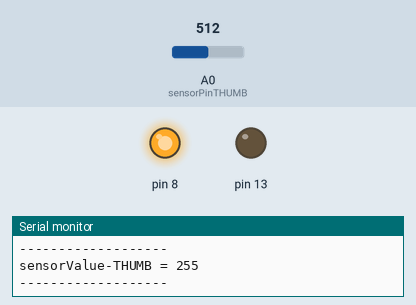
The sketch below on a simulated Arduino Uno, built with avr-gcc and run on an emulated ATmega328P. On the bench: output pins drawn as LEDs (lit = HIGH), the last lines printed to the serial monitor. Inputs (shaded band) come from the test bench; at power-on: A0 (sensorPinTHUMB) = 512.

Above: at 7.2 s.
7.3 s: A0 (sensorPinTHUMB) set to 106
8.8 s: A0 (sensorPinTHUMB) set to 87
At 9.8 s:
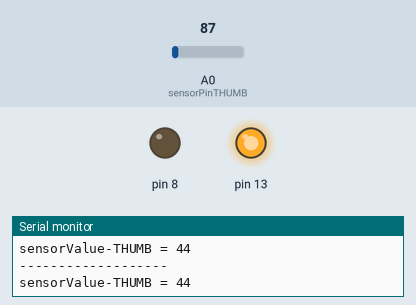
10.3 s: A0 (sensorPinTHUMB) set to 353
11.8 s: A0 (sensorPinTHUMB) set to 372
At 13.0 s:
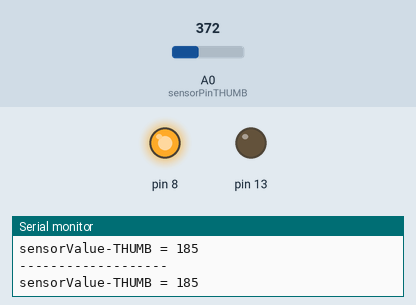
13.3 s: A0 (sensorPinTHUMB) set to 40
At 13.7 s:
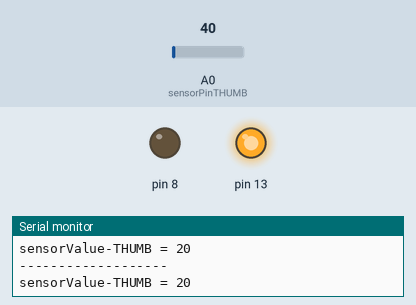
Timing chart, 0 to 15.8 s (numbered marks = the images above; inputs shaded):
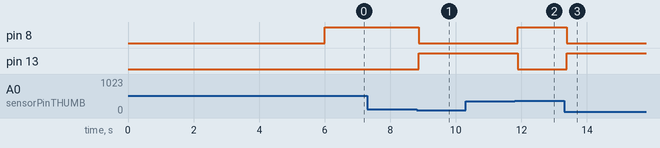

Measured:
- the behaviour switches between 99 and 98 on A0 (sensorPinTHUMB) (found by bisection; images 0 and 1)
- the behaviour switches between 362 and 363 on A0 (sensorPinTHUMB) (found by bisection; images 1 and 2)
- after the input at 8.8 s, pin 8: HIGH → LOW after 0.06 s; pin 13: LOW → HIGH after 0.06 s
- after the input at 11.8 s, pin 8: LOW → HIGH after 0.09 s; pin 13: HIGH → LOW after 0.09 s
- after the input at 13.3 s, pin 8: HIGH → LOW after 0.08 s; pin 13: LOW → HIGH after 0.08 s

The sketch:

sketch_sep27a.ino
```cpp
// These constants won't change:
const int sensorPinTHUMB = A0;    // pin that the THUMB flex sensor is attached to

// variables:
int sensorValueTHUMB = 0;
int sensorMaxTHUMB = 0;
int sensorMinTHUMB = 0;

// the sensor value
void setup() {
  pinMode(13,OUTPUT);
  pinMode(8,OUTPUT);
Serial.begin (9600);
 // calibrate during the first five seconds
 while (millis() < 5000) {
     sensorValueTHUMB = analogRead(sensorPinTHUMB);
//--------------------------------------------------
   // record the maximum sensor value
   if (sensorValueTHUMB > sensorMaxTHUMB) {
    sensorMaxTHUMB = sensorValueTHUMB;
   }

   //--------------------------------------------------------
   // record the minimum sensor value
   if (sensorValueTHUMB < sensorMinTHUMB) {
     sensorMinTHUMB = sensorValueTHUMB;
   }

 }
 //Serial.print ("LowTHUMB = ");
 //Serial.println (sensorMinTHUMB);
 //Serial.print ("HighTHUMB = ");
 //Serial.println (sensorMaxTHUMB);
 //Serial.println ("             ");

 delay (1000);
}
void loop() {
// read the sensor:
 sensorValueTHUMB = analogRead(sensorPinTHUMB);

 // apply the calibration to the sensor reading
 sensorValueTHUMB = map(sensorValueTHUMB, sensorMinTHUMB, sensorMaxTHUMB, 1, 255);
 // in case the sensor value is outside the range seen during calibration
 sensorValueTHUMB = constrain(sensorValueTHUMB, 1, 255);
 Serial.println ("-------------------");
 Serial.print ("sensorValue-THUMB = ");
 Serial.println (sensorValueTHUMB);

if (sensorValueTHUMB <50) {
      digitalWrite(13,HIGH);
      digitalWrite(8,LOW);
 }
 else {
 }
 if (sensorValueTHUMB > 180) {
         digitalWrite(8,HIGH);
         digitalWrite(13,LOW);
 }
 else {
 }
// delay (1000);
}
```
